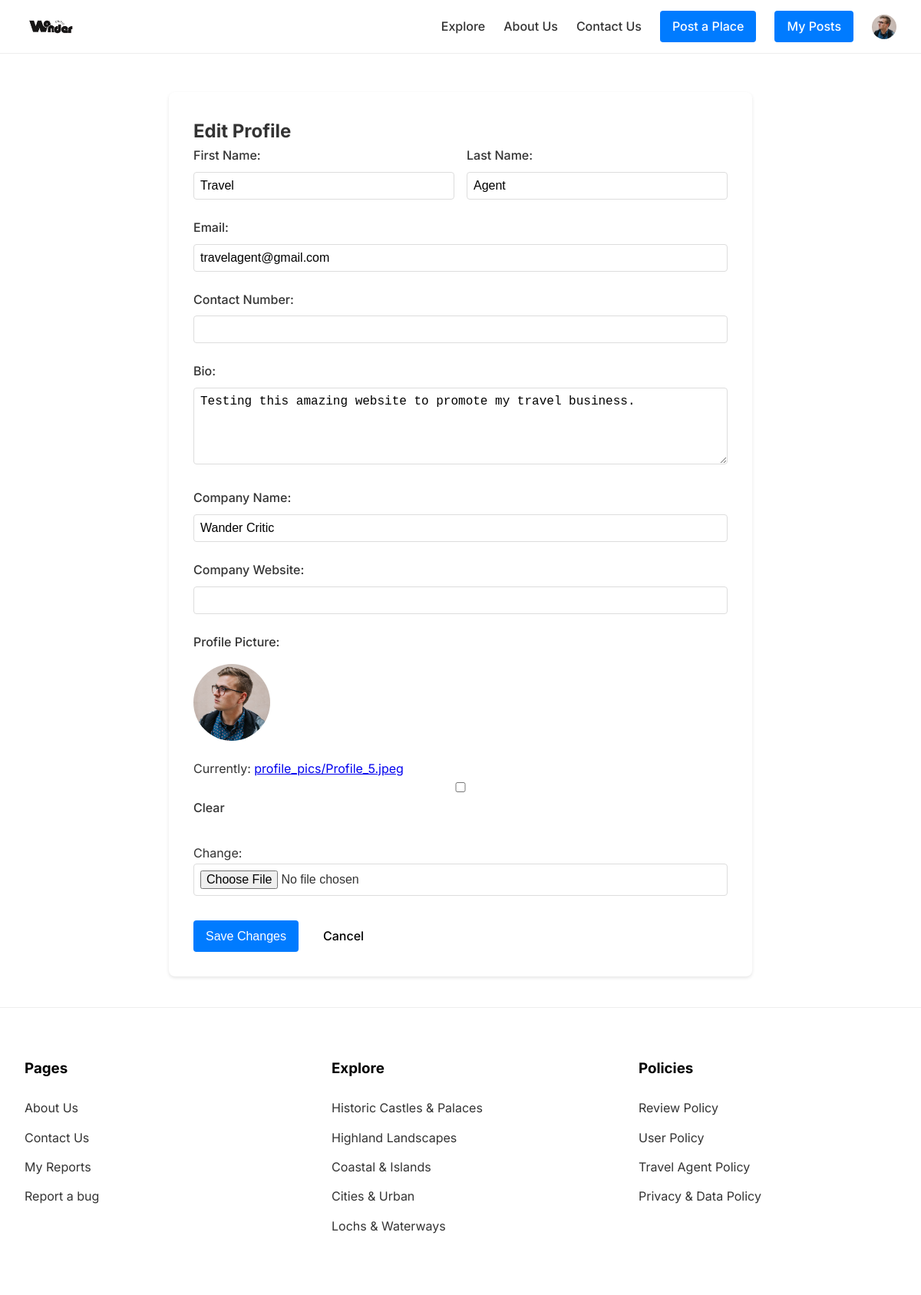
/profile/edit/ (signed in), run on the app's committed database.
### wandercritic/models.py (models this page shows, shortened)
class User(AbstractUser):
    is_travel_agent = models.BooleanField(default=False)
    bio = models.TextField(max_length=500, blank=True)
    profile_picture = models.ImageField(upload_to='profile_pics/', blank=True, null=True)
    contact_number = models.CharField(max_length=20, blank=True)
    company_name = models.CharField(max_length=100, blank=True)
    company_website = models.URLField(blank=True)

### wandercritic/views.py (the view)
# urls.py: path('profile/edit/', views.edit_profile, name='edit_profile'),
@login_required
def edit_profile(request):
    if request.user.is_travel_agent:
        form_class = TravelAgentProfileForm
    else:
        form_class = UserProfileForm
    if request.method == 'POST':
        form = form_class(request.POST, request.FILES, instance=request.user)
        if form.is_valid():
            form.save()
            messages.success(request, 'Profile updated successfully!')
            return redirect('wandercritic:edit_profile')
    else:
        form = form_class(instance=request.user)
    return render(request, 'wandercritic/profile/edit_profile.html', {'form': form})

### wandercritic/forms.py
class TravelAgentProfileForm(UserProfileForm):
    class Meta(UserProfileForm.Meta):
        fields = UserProfileForm.Meta.fields + ['company_name', 'company_website']

### templates/wandercritic/profile/edit_profile.html (shortened to what this page needs)
{% extends 'wandercritic/base.html' %}
{% load static %}
{% block content %}
<div class="profile-container">
    <div class="profile-form-container">
        <h2>Edit Profile</h2>
        <form method="post" enctype="multipart/form-data" class="form">
            <div class="form-row">
                <div class="form-group">
                    <label for="{{ form.first_name.id_for_label }}">First Name:</label>
                    {{ form.first_name }}
                </div>
                <div class="form-group">
                    <label for="{{ form.last_name.id_for_label }}">Last Name:</label>
                    {{ form.last_name }}
                </div>
            </div>
            <div class="form-group">
                <label for="{{ form.email.id_for_label }}">Email:</label>
                {{ form.email }}
            </div>
            <div class="form-group">
                <label for="{{ form.contact_number.id_for_label }}">Contact Number:</label>
                {{ form.contact_number }}
            </div>
            <div class="form-group">
                <label for="{{ form.bio.id_for_label }}">Bio:</label>
                {{ form.bio }}
            </div>
            {% if user.is_travel_agent %}
                <div class="form-group">
                    <label for="{{ form.company_name.id_for_label }}">Company Name:</label>
                    {{ form.company_name }}
                </div>
                <div class="form-group">
                    <label for="{{ form.company_website.id_for_label }}">Company Website:</label>
                    {{ form.company_website }}
                </div>
            {% endif %}
            <div class="form-group">
                <label for="{{ form.profile_picture.id_for_label }}">Profile Picture:</label>
                {% if user.profile_picture %}
                    <div class="current-profile-pic">
                        <img src="{{ user.profile_picture.url }}" alt="Current profile picture">
                    </div>
                {% endif %}
                {{ form.profile_picture }}
            </div>
            <div class="form-actions">
                <button type="submit" class="btn btn-primary">Save Changes</button>
                <a href="{% url 'wandercritic:index' %}" class="btn btn-outline">Cancel</a>
            </div>
        </form>
    </div>
</div>
{% endblock %}

### templates/wandercritic/base.html (shortened to what this page needs)
<!DOCTYPE html>
{% load static %}
<html lang="en">
<head>
    <link rel="stylesheet" href="{% static 'styles/main.css' %}">
    <link rel="stylesheet" href="https://cdnjs.cloudflare.com/ajax/libs/font-awesome/6.0.0/css/all.min.css">
</head>
<body>
    <nav class="navbar">
        <div class="nav-container">
            <a href="{% url 'wandercritic:index' %}" class="logo">
                <img src="{% static 'assets/Wander_Critic_logo.png' %}" alt="Wander Critic Logo">
            </a>
            <div class="nav-links">
                <a href="{% url 'wandercritic:explore' %}">Explore</a>
                {% if not user.is_superuser %}
                    <a href="{% url 'wandercritic:about_us' %}">About Us</a>
                    <a href="{% url 'wandercritic:contact_us' %}">Contact Us</a>
                {% endif %}
                {% if user.is_superuser %}
                    <a href="{% url 'wandercritic:admin_applications' %}" class="btn btn-primary">Applications</a>
                    <a href="{% url 'wandercritic:admin_reports' %}" class="btn btn-primary">View Reports</a>
                {% elif user.is_travel_agent %}
                    <a href="{% url 'wandercritic:place_create' %}" class="btn btn-primary">Post a Place</a>
                    <a href="{% url 'wandercritic:my_places' %}" class="btn btn-primary">My Posts</a>
                {% endif %}
                {% if user.is_authenticated %}
                    <div class="profile-dropdown">
                        <button class="profile-button">
                            {% if user.profile_picture %}
                                <img src="{{ user.profile_picture.url }}" alt="Profile" class="profile-pic">
                            {% else %}
                                <i class="fas fa-user-circle"></i>
                            {% endif %}
                        </button>
                    </div>
                {% else %}
                    <a href="{% url 'account_login' %}" class="btn btn-outline">Sign In</a>
                    <a href="{% url 'account_signup' %}" class="btn btn-primary register">Register</a>
                {% endif %}
            </div>
        </div>
    </nav>
    <main>
        {% block content %}
        {% endblock %}
    </main>
    <footer>
        <div class="footer-content">
            <div class="footer-section">
                <h3>Pages</h3>
                <ul>
                    <li><a href="{% url 'wandercritic:about' %}">About Us</a></li>
                    <li><a href="{% url 'wandercritic:contact' %}">Contact Us</a></li>
                    {% if not user.is_superuser and user.is_authenticated %}
                        <li><a href="{% url 'wandercritic:manage_reports' %}">My Reports</a></li>
                        <li><a href="{% url 'wandercritic:report_bug' %}?url={{ request.build_absolute_uri }}">Report a bug</a></li>
                    {% endif %}
                </ul>
            </div>
            <div class="footer-section">
                <h3>Explore</h3>
                <ul>
                    <li><a href="{% url 'wandercritic:explore' %}?category=Historic Castles %26 Palaces">Historic Castles & Palaces</a></li>
                    <li><a href="{% url 'wandercritic:explore' %}?category=Highland Landscapes">Highland Landscapes</a></li>
                    <li><a href="{% url 'wandercritic:explore' %}?category=Coastal %26 Islands">Coastal & Islands</a></li>
                    <li><a href="{% url 'wandercritic:explore' %}?category=Cities %26 Urban">Cities & Urban</a></li>
                    <li><a href="{% url 'wandercritic:explore' %}?category=Lochs %26 Waterways">Lochs & Waterways</a></li>
                </ul>
            </div>
            <div class="footer-section">
                <h3>Policies</h3>
                <ul>
                    <li><a href="{% url 'wandercritic:policy' policy_type='review' %}">Review Policy</a></li>
                    <li><a href="{% url 'wandercritic:policy' policy_type='user' %}">User Policy</a></li>
                    <li><a href="{% url 'wandercritic:policy' policy_type='travel-agent' %}">Travel Agent Policy</a></li>
                    <li><a href="{% url 'wandercritic:policy' policy_type='privacy' %}">Privacy & Data Policy</a></li>
                </ul>
            </div>
        </div>
    </footer>
</body>
</html>

### static/styles/main.css (style rules this page uses)
:root { --primary-color: #000000; --secondary-color: #333333; --text-color: #333333; --light-gray: #f5f5f5; --white: #ffffff; }
* { margin: 0; padding: 0; box-sizing: border-box; }
body { font-family: 'Inter', sans-serif; color: var(--text-color); line-height: 1.6; }
.navbar { background-color: var(--white); padding: 0.5rem 2rem; border-bottom: 1px solid #eee; position: fixed; width: 100%; top: 0; z-index: 1000; height: 70px; }
.nav-container { max-width: 1200px; margin: 0 auto; display: flex; justify-content: space-between; align-items: center; height: 100%; }
.logo { height: 100%; display: flex; align-items: center; }
.logo img { height: 65px; width: auto; margin-right: 1rem; display: block; }
.nav-links { display: flex; gap: 1.5rem; align-items: center; }
.nav-links a { text-decoration: none; color: var(--text-color); font-weight: 500; transition: color 0.3s ease; }
footer { background-color: var(--white); padding: 4rem 2rem; border-top: 1px solid #eee; }
.footer-content { max-width: 1200px; margin: 0 auto; display: grid; grid-template-columns: repeat(3, 1fr); gap: 4rem; }
.footer-section h3 { margin-bottom: 1.5rem; color: var(--primary-color); }
.footer-section ul { list-style: none; }
.footer-section ul li { margin-bottom: 0.8rem; }
.footer-section a { text-decoration: none; color: var(--text-color); transition: color 0.3s ease; }
.btn { padding: 0.6rem 1.2rem; border-radius: 4px; border: none; cursor: pointer; font-weight: 500; text-decoration: none; transition: all 0.3s ease; display: inline-flex; align-items: center; justify-content: center; }
.btn-primary { background-color: var(--primary-color); color: var(--white) !important; }
.btn { display: inline-block; padding: 0.5rem 1rem; border-radius: 4px; text-decoration: none; font-weight: 500; transition: all 0.2s; border: none; cursor: pointer; }
.btn-primary { background-color: #007bff; color: white; border: 1px solid #0056b3; }
.btn-outline { background-color: transparent; border: 1px solid var(--primary-color); color: var(--primary-color); padding: calc(0.6rem - 1px) calc(1.2rem - 1px); }
.form-group { margin-bottom: 1rem; }
.form-group label { display: block; margin-bottom: 0.5rem; font-weight: 500; }
.form-group select, .form-group textarea { width: 100%; padding: 0.5rem; border: 1px solid #ddd; border-radius: 4px; }
.form-group { margin-bottom: 1.5rem; }
.form-group input, .form-group textarea { width: 100%; padding: 0.8rem; border: 1px solid #ddd; border-radius: 4px; font-size: 1rem; }
.form-group textarea { min-height: 150px; resize: vertical; }
.profile-dropdown { position: relative; display: inline-block; }
.profile-button { background: none; border: none; cursor: pointer; padding: 0; display: flex; align-items: center; }
.profile-pic { width: 32px; height: 32px; border-radius: 50%; object-fit: cover; }
.form-group label { display: block; margin-bottom: 0.5rem; font-weight: 500; color: #333; }
.form-group input, .form-group select, .form-group textarea { width: 100%; padding: 0.5rem; border: 1px solid #ddd; border-radius: 4px; font-size: 1rem; }
.form-group textarea { min-height: 100px; }
.btn { display: inline-block; padding: 0.5rem 1rem; font-size: 1rem; font-weight: 500; text-align: center; border: none; border-radius: 4px; cursor: pointer; transition: all 0.2s; }
.btn-primary { background-color: #007bff; color: white; }

### templates/wandercritic/profile/edit_profile.html (style rules this page uses)
.profile-container { padding: 120px 20px 40px; max-width: 800px; margin: 0 auto; }
.profile-form-container { background: white; padding: 2rem; border-radius: 8px; box-shadow: 0 2px 4px rgba(0,0,0,0.1); }
.form-row { display: grid; grid-template-columns: 1fr 1fr; gap: 1rem; }
.form-group { margin-bottom: 1.5rem; }
.form-group label { display: block; margin-bottom: 0.5rem; font-weight: 500; }
.form-group input, .form-group textarea, .form-group select { width: 100%; padding: 0.5rem; border: 1px solid #ddd; border-radius: 4px; font-size: 1rem; }
.form-group textarea { min-height: 100px; }
.current-profile-pic { margin: 1rem 0; }
.current-profile-pic img { width: 100px; height: 100px; object-fit: cover; border-radius: 50%; }
.form-actions { display: flex; gap: 1rem; margin-top: 2rem; }

### data on the page
User: profile_picture (picture), first_name "Travel", last_name "Agent", email "travelagent@gmail.com", bio "Testing this amazing website to promote my travel business.", company_name "Wander Critic"
